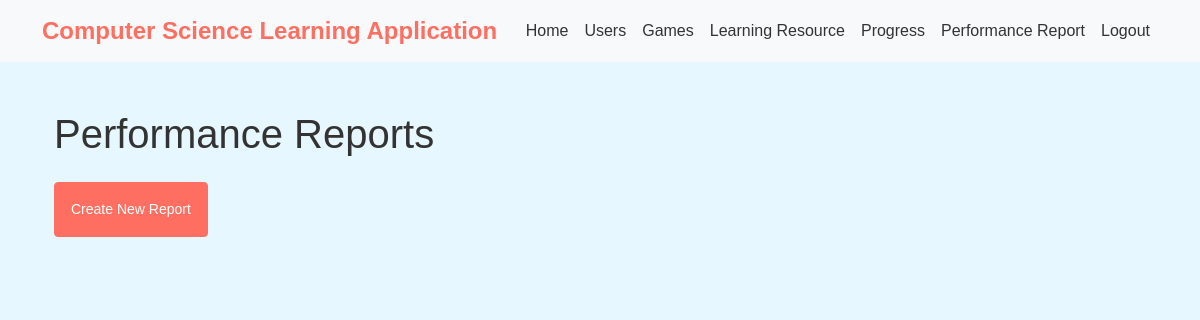
The app's page /performance_reports/ (signed in), older data.
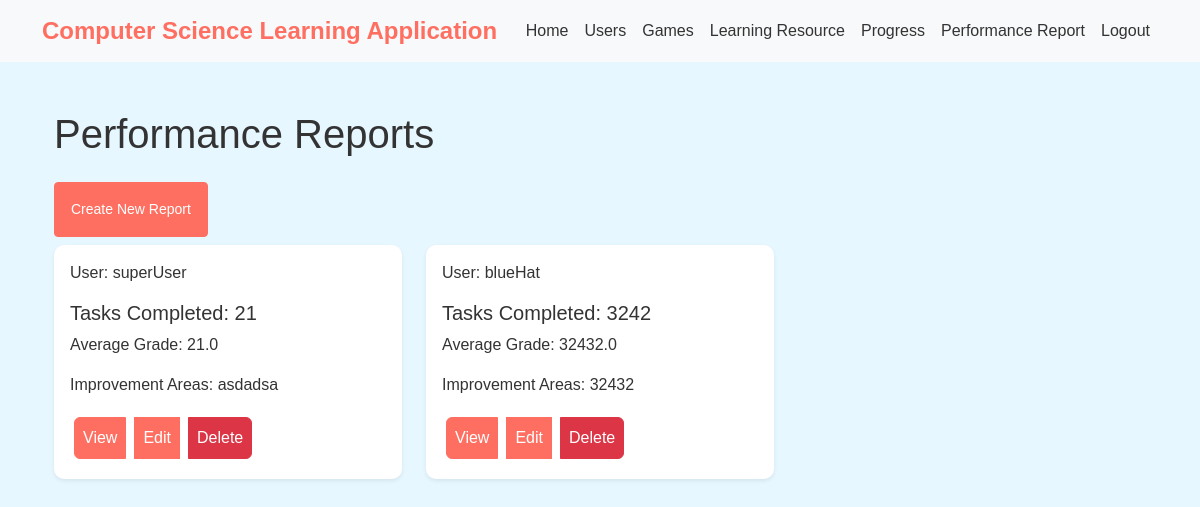
The same page, newer data.
### computer_science_learning_app/models.py (models this page shows, shortened)
class PerformanceReport(models.Model):
    ReportID = models.AutoField(primary_key=True)
    UserID = models.ForeignKey(Usersys, on_delete=models.CASCADE)
    TasksCompleted = models.IntegerField()
    AverageGrade = models.FloatField()
    AreasForDevelopment = models.TextField()

class Usersys(AbstractBaseUser):
    UserID = models.AutoField(primary_key=True)
    Username = models.CharField(max_length=100, unique=True)
    Email = models.EmailField(unique=True)
    Role_choices = [
        ("student", "Student"),
        ("parent", "Parent"),
        ("teacher", "Teacher"),
    ]
    Role = models.CharField(max_length=20, choices=Role_choices, default='student')
    is_staff = models.BooleanField(default=False)
    objects = UsersysManager()
    USERNAME_FIELD = 'Username'
    REQUIRED_FIELDS = ['username']

### computer_science_learning_app/views.py (the view)
# urls.py: path('performance_reports/', PerformanceReportListView.as_view(), name='performance_report_list'),
class PerformanceReportListView(LoginRequiredMixin,ListView):
    model = PerformanceReport
    template_name = "performance_report_list.html"
    context_object_name = "reports"
    def get_queryset(self):
        queryset = super().get_queryset()
        for report in queryset:
            user = Usersys.objects.get(pk=report.UserID_id)
            report.username = user.Username
        return queryset

### computer_science_learning_app/templates/performance_report_list.html (shortened to what this page needs)
{% extends "base_template.html" %}
{% block content %}
<div class="container mt-5">
    <h1 class="mb-4">Performance Reports</h1>
    <div class="col-6">
        <a href="{% url 'performance_report_create' %}" class="p-3 mb-2 btn btn-sm btn-primary">Create New Report</a>
    </div>
    <div class="row">
        {% for report in reports %}
        <div class="col-md-4">
            <div class="card mb-4 shadow-sm">
                <div class="card-body">
                    <p class="card-text">User: {{ report.username }}</p>
                    <h5 class="card-title">Tasks Completed: {{ report.TasksCompleted }}</h5>
                    <p class="card-text"> Average Grade: {{ report.AverageGrade }}</p>
                    <p class="card-text">Improvement Areas: {{ report.AreasForDevelopment }}</p>
                    <div class="btn-group">
                        <a href="{% url 'performance_report_detail' pk=report.pk %}"
                            class="p-2 m-1 btn btn-primary">View</a>
                        <a href="{% url 'performance_report_update' pk=report.pk %}"
                            class="p-2 m-1 btn btn-primary">Edit</a>
                        <a href="{% url 'performance_report_delete' pk=report.pk %}"
                            class="p-2 m-1 btn btn-danger">Delete</a>
                    </div>
                </div>
            </div>
        </div>
        {% endfor %}
    </div>
</div>
{% endblock %}

Row changes from the older to the newer data that the page shows:
added PerformanceReport: username "superUser", TasksCompleted "21", AverageGrade "21.0", AreasForDevelopment "asdadsa"
added PerformanceReport: username "blueHat", TasksCompleted "3242", AverageGrade "32432.0", AreasForDevelopment "32432"
